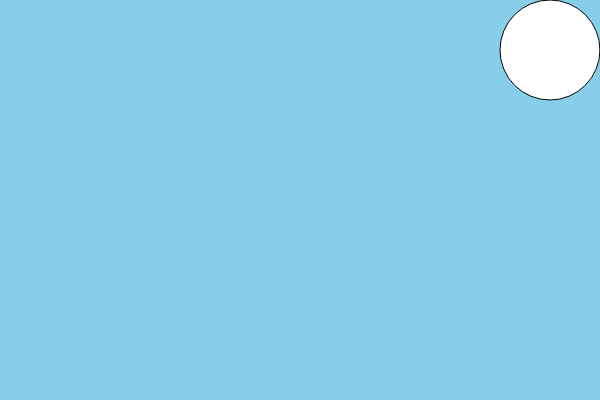
Frame 1 (no input)
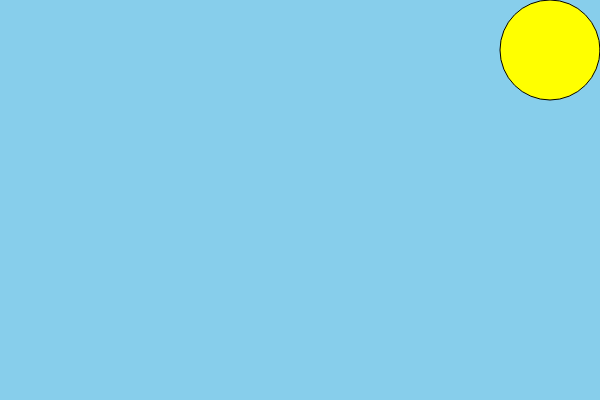
Frame 60 (no input)
Frame 120 (the mouse pressed at the canvas centre since frame 60): identical to frame 60, image omitted

The p5.js sketch that drew these frames (run headless with seeded random() and noise() and a simulated clock; from frame 60 on, the mouse is pressed at the canvas centre):

// p5.js sketch
// ── sketch.js
function setup() {
    createCanvas(600, 400);
  }
  function draw() {
    background(220);
  }
  function draw() {
    //sky blue background
    background(135, 206, 235);
    circle(550, 50, 100);
    fill("yellow");
  }
